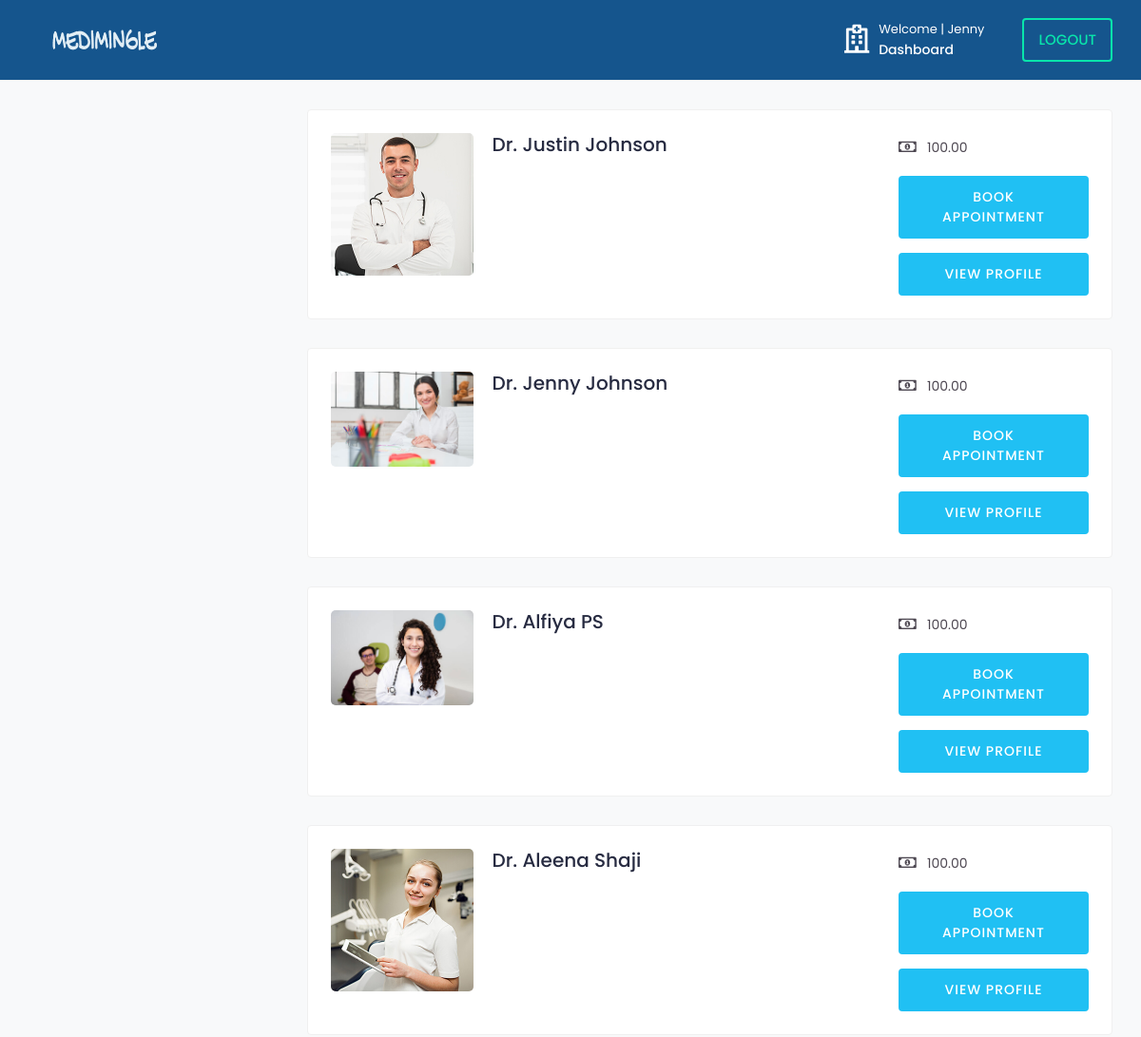
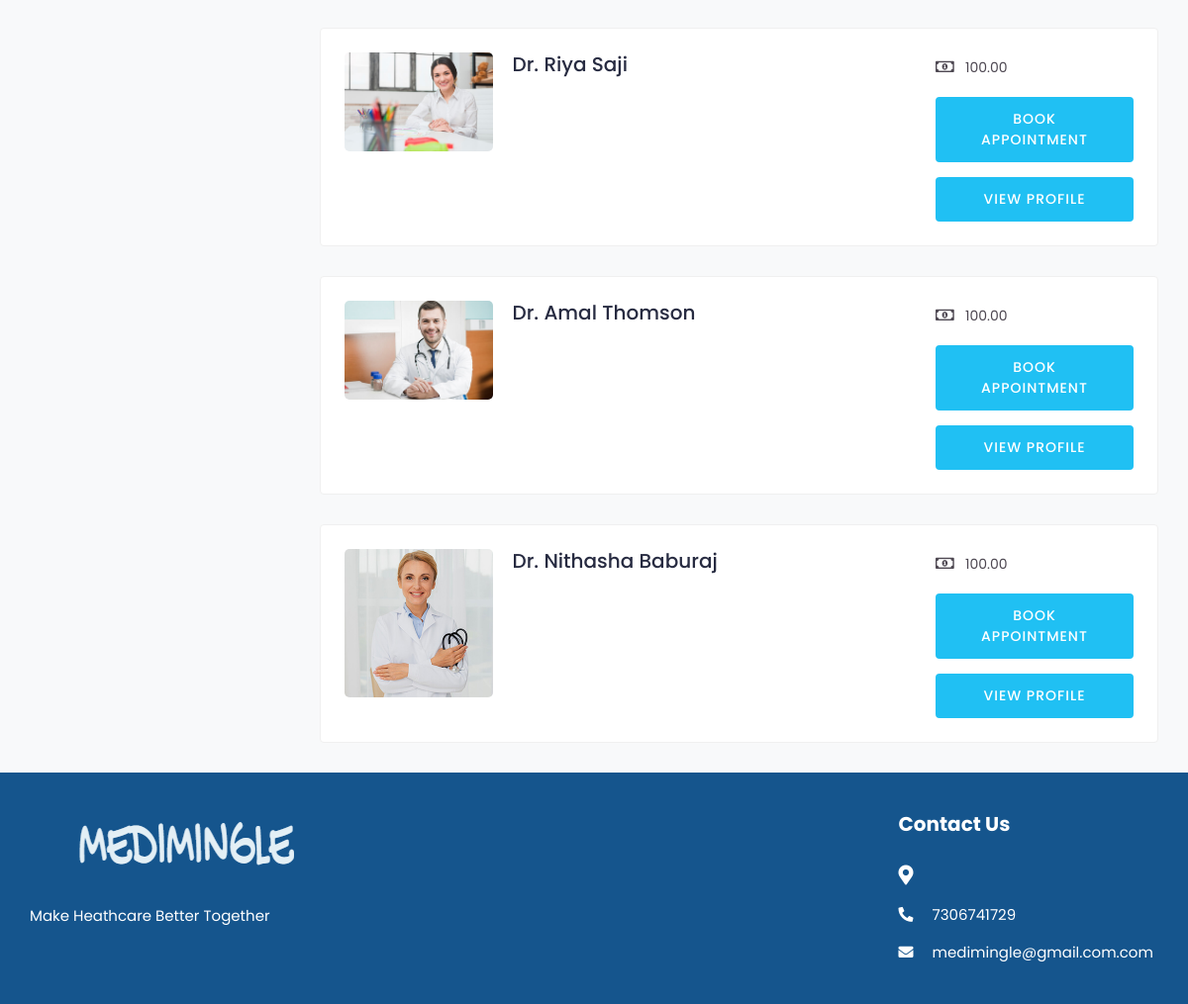
The page /doctors/ (signed in) on the database its author committed (2 pictures, top to bottom).
### medi/models.py (models this page shows, shortened)
class tbl_user(AbstractUser):
    email=models.EmailField(unique=True)
    phone_number=models.CharField(max_length=15, null=True)
    USER_TYPE_CHOICES = (
        ('patient', 'Patient'),('doctor', 'Doctor'),
    )
    user_type = models.CharField(
        max_length=10,
        choices=USER_TYPE_CHOICES,
        default='patient',
    )
    is_email_verified = models.BooleanField(default=False)
    email_verification_token = models.CharField(max_length=255, blank=True, null=True)
    status= models.BooleanField(default=False)

class Doctor(models.Model):
    user = models.OneToOneField(tbl_user, on_delete=models.CASCADE)
    city  = models.CharField(max_length=50,null=True,blank=True)
    profile_image = models.ImageField(upload_to='doctor/',default='default.png')
    gender = models.CharField(max_length=10, blank=True)
    description = models.TextField(blank=True)
    date_joined = models.DateTimeField(default=datetime.now, blank=True)
    consulting_fee = models.DecimalField(max_digits=10, decimal_places=2,blank=True,null=True)
    registration_number = models.CharField(max_length=50, null=True, blank=True)
    certificate = models.FileField(upload_to='certificates/', null=True, blank=True)

### medi/views.py (the view)
# urls.py: path('doctors/',views.doctors, name='doctors'),
@never_cache
@login_required(login_url='signin')
def doctors(request):
    doctors = Doctor.objects.all()
    context = {
        'doctors':doctors,
    }
    return render(request, 'doctors.html', context)

### templates/doctors.html (shortened to what this page needs)
{% load static %}
{% include 'includes/main_header.html' %}
			<div class="content">
				<div class="container-fluid">
					<div class="row">
						<div class="col-md-12 col-lg-4 col-xl-3 theiaStickySidebar">
						</div>
						<div class="col-md-12 col-lg-8 col-xl-9">
							{% for doctor in doctors %}
							<div class="card">
								<div class="card-body">
									<div class="doctor-widget">
										<div class="doc-info-left">
											<div class="doctor-img">
													<img src="{{ doctor.profile_image.url }}" class="img-fluid" alt="User Image">
											</div>
											<div class="doc-info-cont">
												<h4 class="doc-name">Dr. {{doctor.user.first_name}} {{doctor.user.last_name}}</a></h4>
											</div>
										</div>
										<div class="doc-info-right">
											<div class="clini-infos">
												<ul>
													<li><i class="far fa-money-bill-alt"></i>{{doctor.consulting_fee}}</li>
													</ul>
											</div>
											<div class="clinic-booking">
												<a class="apt-btn" name="book" href="{% url 'booking' doctor.id %}">Book Appointment</a>
												<a class="apt-btn" href="{% url 'doctor_profile' doctor.id %}">View Profile</a>
											</div>
										</div>
									</div>
								</div>
							</div>
							{% endfor %}
						</div>
					</div>
				</div>
			</div>
			<footer class="footer">
				<div class="footer-top">
					<div class="container-fluid">
						<div class="row">
							<div class="col-lg-3 col-md-6">
								<div class="footer-widget footer-about">
									<div class="footer-logo">
										<img src="{% static '/assets/img/logo.png'%}" alt="logo">
									</div>
									<div class="footer-about-content">
										<p>Make Heathcare Better Together</p>
									</div>
								</div>
							</div>
							<div class="col-lg-3 col-md-6">
							</div>
							<div class="col-lg-3 col-md-6">
							</div>
							<div class="col-lg-3 col-md-6">
								<div class="footer-widget footer-contact">
									<h2 class="footer-title">Contact Us</h2>
									<div class="footer-contact-info">
										<div class="footer-address">
											<span><i class="fas fa-map-marker-alt"></i></span>
										</div>
										<p>
											<i class="fas fa-phone-alt"></i>
											7306741729
										</p>
										<p class="mb-0">
											<i class="fas fa-envelope"></i>
											medimingle@gmail.com.com
										</p>
									</div>
								</div>
							</div>
						</div>
					</div>
				</div>
						</div>
	</body>
</html>

### templates/includes/main_header.html (shortened to what this page needs)
{% load static %}
<!DOCTYPE html>
<html lang="en">
<head>
		<link rel="stylesheet" href="{% static '/assets/css/bootstrap.min.css'%}">
		<link rel="stylesheet" href="{% static '/assets/plugins/fontawesome/css/fontawesome.min.css'%}">
		<link rel="stylesheet" href="{% static '/assets/plugins/fontawesome/css/all.min.css'%}">
		<link rel="stylesheet" href="{% static '/assets/css/style.css'%}">
	</head>
	<body>
		<div class="main-wrapper">
			{% load static %}
<header class="header">
    <nav class="navbar navbar-expand-lg header-nav">
        <div class="navbar-header">
            <a href="index-2.html" class="navbar-brand logo">
                <img src="{% static '/assets/img/logo.png'%}" class="img-fluid" alt="Logo">
            </a>
        </div>
        <ul class="nav header-navbar-rht">
            <li class="nav-item contact-item">
                <div class="header-contact-img">
                    <i  style="color: white;" class="far fa-hospital"></i>
                </div>
                <div class="header-contact-detail">
                    {% if user.is_authenticated %}
                        <p style="color: white;" class="contact-header">Welcome | {{ user.first_name }}</p>
                        {% if user.user_type == 'doctor' %}
                            <p class="contact-info-header"><a href="{% url 'doctor_dashboard' %}" style="color: white;" >Dashboard</a></p>
                        {% else %}
                        <p style="color: white;" class="contact-info-header"><a href="{% url 'patient_dashboard' %}" style="color: white;" >Dashboard</a></p>
                        {% endif %}
                    {% endif %}
                </div>
            </li>
            <li class="nav-item">
				{% if user.is_authenticated %}
				<li class="nav-item">
					<a class="nav-link header-login" href="{% url 'logout' %}">Logout</a>
				</li>
				{% endif %}
        </ul>
    </nav>
</header>

### rows shown on the page
tbl_user: first_name "Jenny"
Doctor: profile_image (picture), user.first_name "Justin", user.last_name "Johnson", consulting_fee "100.00"
Doctor: profile_image (placeholder picture), user.first_name "Jenny", user.last_name "Johnson", consulting_fee "100.00"
Doctor: profile_image (picture), user.first_name "Alfiya", user.last_name "PS", consulting_fee "100.00"
Doctor: profile_image (picture), user.first_name "Aleena", user.last_name "Shaji", consulting_fee "100.00"
Doctor: profile_image (placeholder picture), user.first_name "Riya", user.last_name "Saji", consulting_fee "100.00"
Doctor: profile_image (picture), user.first_name "Amal", user.last_name "Thomson", consulting_fee "100.00"
Doctor: profile_image (picture), user.first_name "Nithasha", user.last_name "Baburaj", consulting_fee "100.00"
